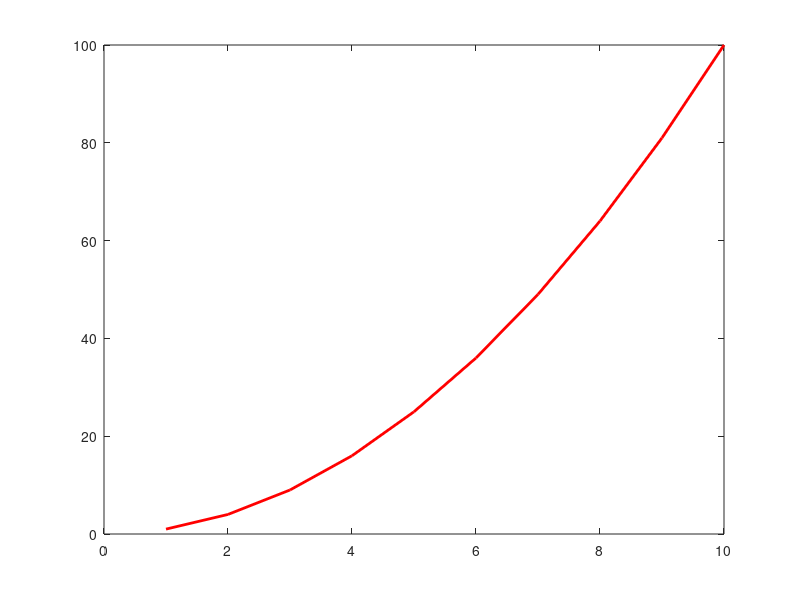

This figure's MATLAB source:
% 创建一个图形窗口，并获取其句柄
figureHandle = figure;

% 在图形窗口中创建一个坐标轴，并获取其句柄
axesHandle = axes;

% 在坐标轴中绘制一条曲线，并获取其句柄
lineHandle = plot(1:10, (1:10).^2);

% 修改图形对象的属性
set(figureHandle, 'Name', 'My Figure');
set(axesHandle, 'XLim', [0 10], 'YLim', [0 100]);
set(lineHandle, 'LineWidth', 2, 'Color', 'r');
